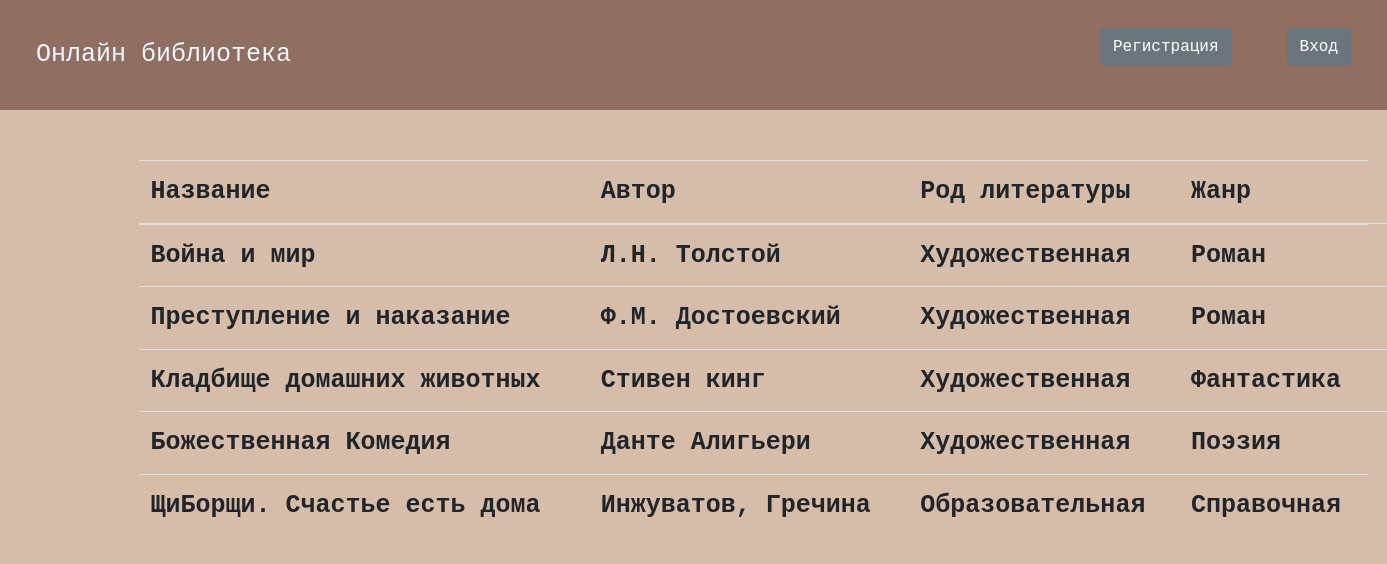
The page / on the database its author committed.
### data/books.py (models this page shows, shortened)
class Book(SqlAlchemyBase, SerializerMixin):
    __tablename__ = 'books'
    id = sqlalchemy.Column(sqlalchemy.Integer, primary_key=True, autoincrement=True)
    title = sqlalchemy.Column(sqlalchemy.String)
    author = sqlalchemy.Column(sqlalchemy.String)
    type_of_fiction_id = sqlalchemy.Column(sqlalchemy.Integer, sqlalchemy.ForeignKey("literature_types.id"))
    genre_id = sqlalchemy.Column(sqlalchemy.Integer, sqlalchemy.ForeignKey("genres.id"))
    publish_year = sqlalchemy.Column(sqlalchemy.Integer, nullable=True)
    path_to_file = sqlalchemy.Column(sqlalchemy.String, nullable=True)
    genre = orm.relationship("Genres")
    type_of_fiction = orm.relationship("LiteratureTypes")

### data/literature_types.py (models this page shows)
class LiteratureTypes(SqlAlchemyBase, SerializerMixin):
    __tablename__ = 'literature_types'
    id = sqlalchemy.Column(sqlalchemy.Integer, primary_key=True, autoincrement=True)
    name = sqlalchemy.Column(sqlalchemy.String)
    def __repr__(self):
        return self.name

### data/genres.py (models this page shows)
class Genres(SqlAlchemyBase, SerializerMixin):
    __tablename__ = 'genres'
    id = sqlalchemy.Column(sqlalchemy.Integer, primary_key=True, autoincrement=True)
    name = sqlalchemy.Column(sqlalchemy.String)
    def __repr__(self):
        return self.name

### server.py (the view)
@app.route("/")
def index():
    sess = db_session.create_session()
    books = sess.query(Book).all()
    return flask.render_template("index.html", books=books, title="Онлайн библиотека")

### data/db_session.py (called while the page is built)
def create_session() -> Session:
    global __factory
    return __factory()

### templates/index.html (shortened to what this page needs)
{% extends "base.html" %}
{% block content %}
    <div class="books">
        <table class="table">
          <thead>
            <tr>
              <th>Название</th>
              <th>Автор</th>
              <th>Род литературы</th>
              <th>Жанр</th>
            </tr>
          </thead>
          <tbody>
            {% for book in books %}
              <tr>
                <th>{{book.title}} </th>
                <th>{{ book.author }}</th>
                {% if not book.type_of_fiction %}
                <th>Не указан</th>
                {% else %}
                 <th>{{ book.type_of_fiction }}</th>
                {% endif %}
                {% if not book.genre %}
                <th>Не указан</th>
                {% else %}
                <th>{{ book.genre }}</th>
                {% endif %}
                 {% if not book.path_to_file %}
                  <th  style="display: none;"><a href="/download/{{ book.id }}"><img src="static/img/download.png"></a></th>
                 {% else %}
                   <th><a href="/download/{{ book.id }}"><img src="static/img/download.png"></a></th>
                 {% endif %}
                </tr>
            {% endfor %}
          </tbody>
        </table>
    </div>
{% endblock %}

### static/css/style.css (style rules this page uses)
body { background-color: #d5bda9; color: aliceblue; font-family:'Courier New', Courier, monospace; font-size: 25px; }
.books { margin-top: 50px; width: 120%; margin-left:auto ; }

### rows shown on the page
Book: title "Война и мир", author "Л.Н. Толстой", type_of_fiction "Художественная", genre "Роман"
Book: title "Преступление и наказание", author "Ф.М. Достоевский", type_of_fiction "Художественная", genre "Роман"
Book: title "Кладбище домашних животных", author "Стивен кинг", type_of_fiction "Художественная", genre "Фантастика"
Book: title "Божественная Комедия", author "Данте Алигьери", type_of_fiction "Художественная", genre "Поэзия"
Book: title "ЩиБорщи. Счастье есть дома", author "Инжуватов, Гречина", type_of_fiction "Образовательная", genre "Справочная"
